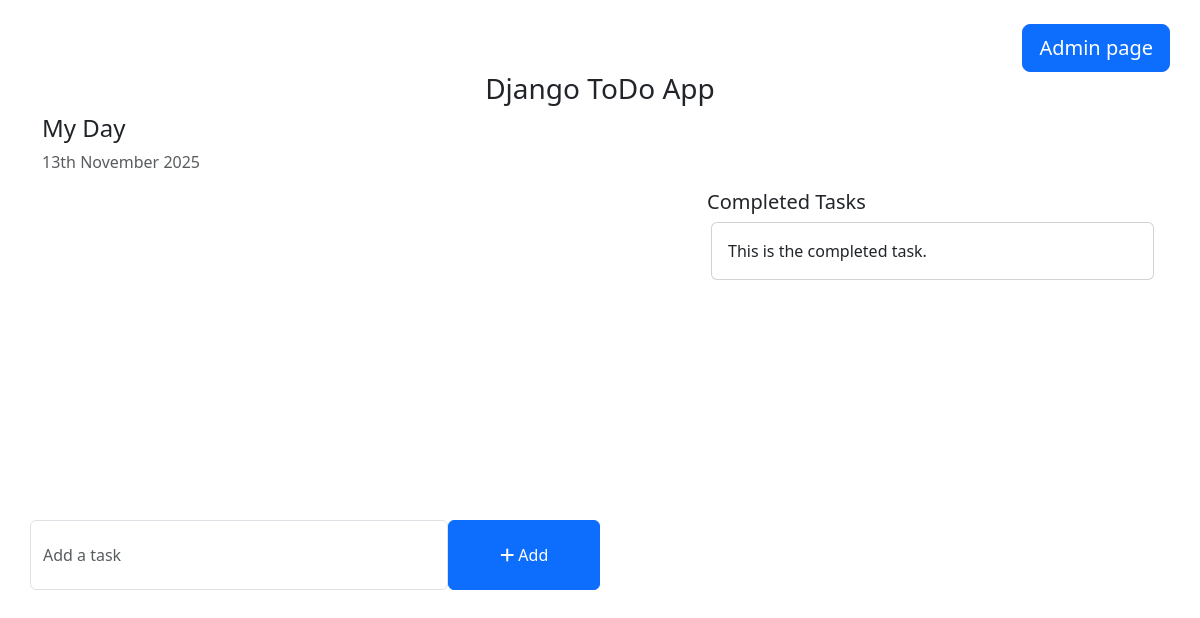
The app's page /, older data.
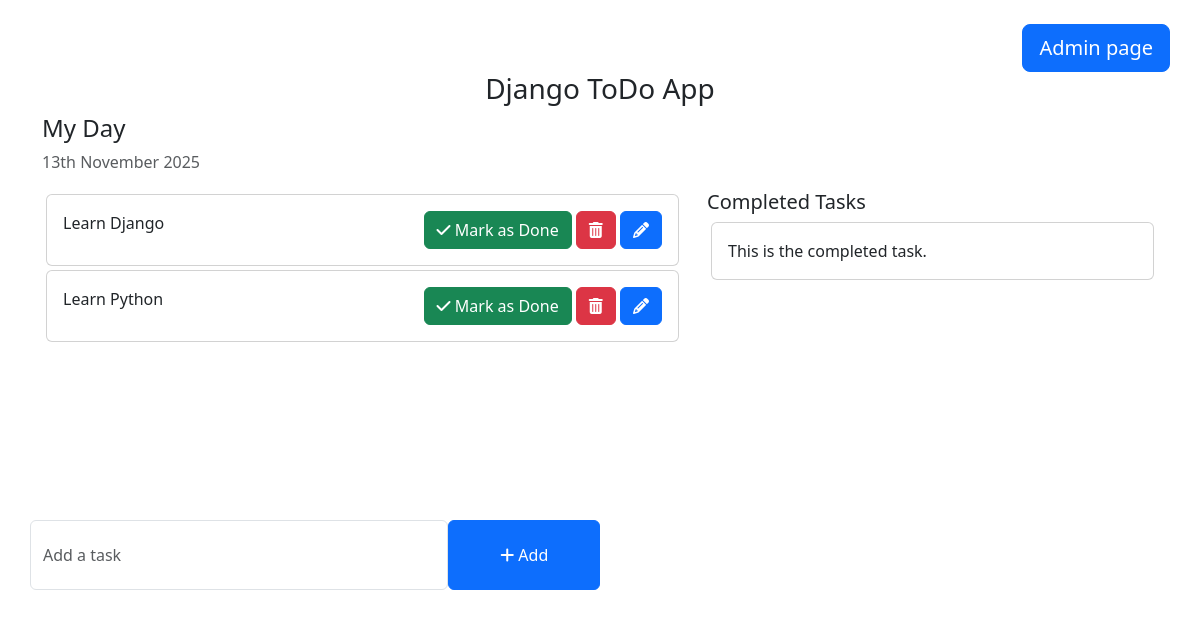
The same page, newer data.
### todo/models.py (models this page shows, shortened)
class Task(models.Model):
  task = models.CharField(max_length=250)
  is_completed = models.BooleanField(default=False)
  created_at = models.DateTimeField(auto_now_add=True)
  updated_at = models.DateTimeField(auto_now=True)

### todo_main/views.py (the view)
# urls.py: path('', views.home, name='home'),
def home(request):
  tasks = Task.objects.filter(is_completed=False).order_by('-updated_at') # Ordino per l'ultimo modificato (il - significa Ordine Discendente)
  context = {
    'tasks': tasks,
  }
  return render(request, 'home.html', context)

### templates/home.html (shortened to what this page needs)
<!DOCTYPE html>
<html lang="en">
  <head>
    <link href="https://cdn.jsdelivr.net/npm/bootstrap@5.3.0-alpha1/dist/css/bootstrap.min.css" rel="stylesheet">
    <link rel="stylesheet" href="https://cdnjs.cloudflare.com/ajax/libs/font-awesome/4.7.0/css/font-awesome.min.css">
  </head>
  <body>
    <div class="container position-relative mt-4">
      <a href="admin" class="btn btn-primary btn-lg position-absolute top-0 end-0">Admin page</a>
      <h3 class="pt-5 text-center">Django ToDo App</h3>
      <div class="row">
        <h4>My Day</h4>
        <p class="text-muted">{% now "jS F Y" %}</p>
        <div class="col-md-7 col-lg-7" style="height: 450px; overflow: scroll;">
          {% for task in tasks %}
            <div class="card m-1">
              <div class="card-body">
                {{ task.task }}
                <span style="position: relative; float: right;">
                  <a class="btn btn-success"><i class="fa fa-check"></i> Mark as Done</a>
                  <a class="btn btn-danger"><i class="fa fa-trash"></i></a>
                  <a class="btn btn-primary"><i class="fa fa-pencil"></i></a>
                </span>
              </div>
            </div>
          {% endfor %}
        </div>
        <div class="col-md-5 col-lg-5">
          <h5>Completed Tasks</h5>
          <div class="card m-1">
            <div class="card-body">
              This is the completed task.
            </div>
          </div>
        </div>
      </div>
      <div class="row">
        <div class="col-md-6 col-lg-6 p-0" style="position: absolute; bottom: 50px;">
          <form action="{% url 'addTask' %}" method="POST">
            <div class="form-group">
              <span style="display: flex;">
                <input type="text" name="task" class="form-control" placeholder="Add a task">
                <button type="submit" class="btn btn-primary" style="width: 200px;"><i class="fa fa-plus"></i> Add</button>
              </span>
            </div>
          </form>
        </div>
      </div>
    </div>
  </body>
</html>

### templates/home.html (style rules this page uses)
.form-control { padding: 1.375rem .75rem !important; }

Row changes from the older to the newer data that the page shows:
added Task: task "Learn Django"
added Task: task "Learn Python"
